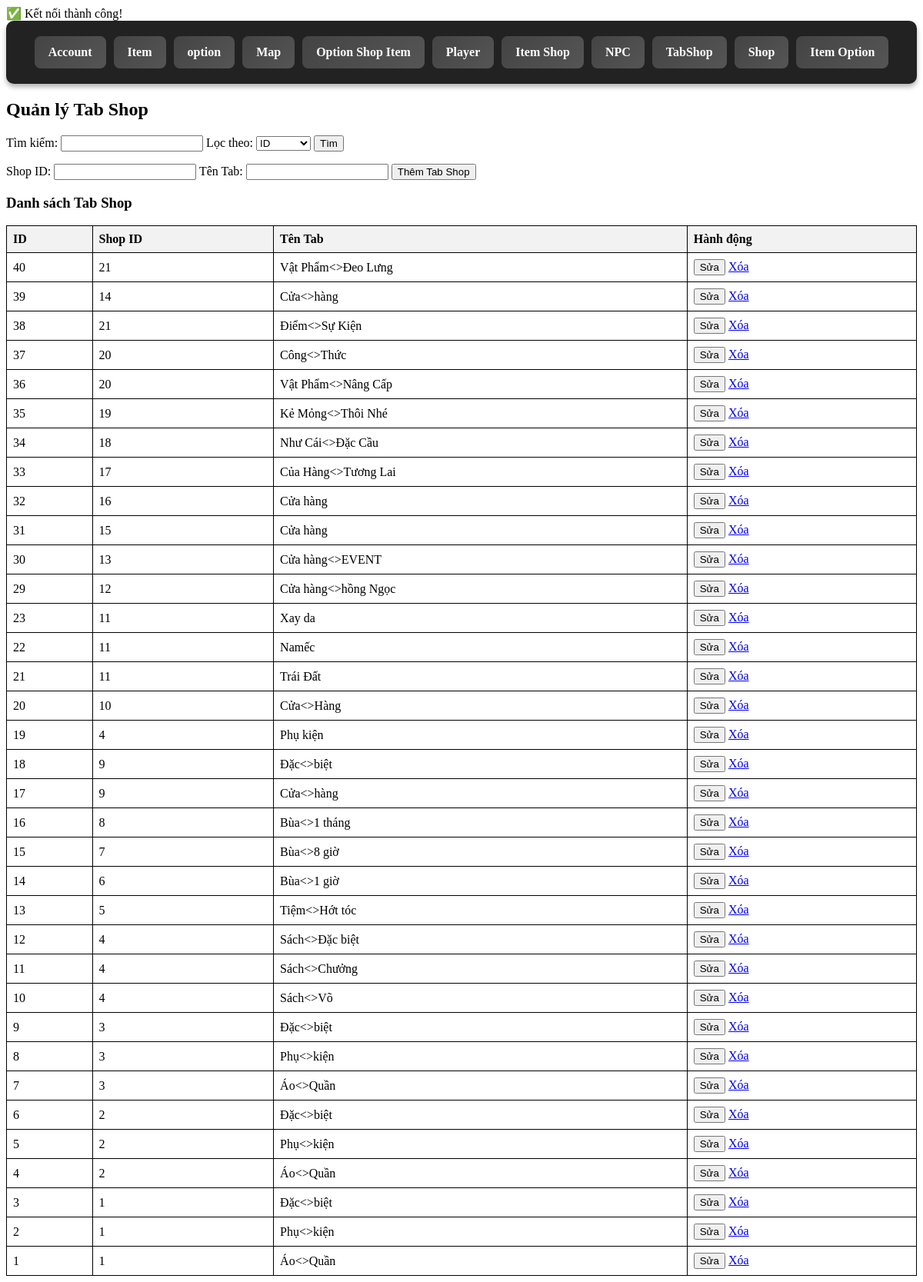
Screenshot of /vip/tabshop.php with the database file from the repository.
### tables this page shows
CREATE TABLE `tab_shop` (
  `id` int(11) NOT NULL,
  `shop_id` int(11) NOT NULL,
  `NAME` varchar(50) NOT NULL
);

### vip/tabshop.php (the view, shortened to what this page needs)
<?php
require_once "db_connect.php";
include_once "menu.php";
$search = isset($_GET['search']) ? trim($_GET['search']) : '';
$filter_by = isset($_GET['filter_by']) ? $_GET['filter_by'] : 'id';
if ($search) {
    $stmt = $conn->prepare("SELECT * FROM tab_shop WHERE $filter_by LIKE ? ORDER BY id DESC");
    $stmt->execute(["%$search%"]);
    $tab_shops = $stmt->fetchAll(PDO::FETCH_ASSOC);
} else {
    $tab_shops = $conn->query("SELECT * FROM tab_shop ORDER BY id DESC")->fetchAll(PDO::FETCH_ASSOC);
}
?>
<!DOCTYPE html>
<html lang="vi">
<head>
</head>
<body>
    <h2>Quản lý Tab Shop</h2>
    <form method="GET">
        <label>Tìm kiếm: <input type="text" name="search" value="<?= isset($_GET['search']) ? htmlspecialchars($_GET['search']) : '' ?>"></label>
        <label for="filter_by">Lọc theo:</label>
        <select name="filter_by" id="filter_by">
            <option value="id" <?= isset($_GET['filter_by']) && $_GET['filter_by'] == 'id' ? 'selected' : '' ?>>ID</option>
        </select>
        <button type="submit">Tìm</button>
    </form>
    <form method="POST">
        <label>Shop ID: <input type="number" name="shop_id" id="shop_id" required></label>
        <label>Tên Tab: <input type="text" name="name" id="name" required></label>
        <button type="submit" name="add">Thêm Tab Shop</button>
    </form>
    <h3>Danh sách Tab Shop</h3>
    <table>
        <tr>
            <th>ID</th>
            <th>Shop ID</th>
            <th>Tên Tab</th>
            <th>Hành động</th>
        </tr>
        <?php foreach ($tab_shops as $tab_shop): ?>
            <tr>
                <td><?= $tab_shop['id'] ?></td>
                <td><?= $tab_shop['shop_id'] ?></td>
                <td><?= $tab_shop['NAME'] ?></td>
                <td>
                    <button onclick="editTabShop(<?= $tab_shop['id'] ?>, <?= $tab_shop['shop_id'] ?>, '<?= htmlspecialchars($tab_shop['NAME']) ?>')">Sửa</button>
                    <a href="?delete=<?= $tab_shop['id'] ?>" onclick="return confirm('Xác nhận xóa?');">Xóa</a>
                </td>
            </tr>
        <?php endforeach; ?>
    </table>
</body>
</html>

### vip/tabshop.php (style rules this page uses)
table { width: 100%; border-collapse: collapse; }
th, td { border: 1px solid black; padding: 8px; text-align: left; }
th { background-color: #f2f2f2; }

### rows the page displays
tab_shop: id "40", shop "21", NAME "Vật Phẩm<>Đeo Lưng"
tab_shop: id "39", shop "14", NAME "Cửa<>hàng"
tab_shop: id "38", shop "21", NAME "Điểm<>Sự Kiện"
tab_shop: id "37", shop "20", NAME "Công<>Thức"
tab_shop: id "36", shop "20", NAME "Vật Phẩm<>Nâng Cấp"
tab_shop: id "35", shop "19", NAME "Kẻ Mỏng<>Thôi Nhé"
tab_shop: id "34", shop "18", NAME "Như Cái<>Đặc Cầu"
tab_shop: id "33", shop "17", NAME "Của Hàng<>Tương Lai"
tab_shop: id "32", shop "16", NAME "Cửa hàng"
tab_shop: id "31", shop "15", NAME "Cửa hàng"
tab_shop: id "30", shop "13", NAME "Cửa hàng<>EVENT"
tab_shop: id "29", shop "12", NAME "Cửa hàng<>hồng Ngọc"
tab_shop: id "23", shop "11", NAME "Xay da"
tab_shop: id "22", shop "11", NAME "Namếc"
tab_shop: id "21", shop "11", NAME "Trái Đất"
tab_shop: id "20", shop "10", NAME "Cửa<>Hàng"
tab_shop: id "19", shop "4", NAME "Phụ kiện"
tab_shop: id "18", shop "9", NAME "Đặc<>biệt"
tab_shop: id "17", shop "9", NAME "Cửa<>hàng"
tab_shop: id "16", shop "8", NAME "Bùa<>1 tháng"
tab_shop: id "15", shop "7", NAME "Bùa<>8 giờ"
tab_shop: id "14", shop "6", NAME "Bùa<>1 giờ"
tab_shop: id "13", shop "5", NAME "Tiệm<>Hớt tóc"
tab_shop: id "12", shop "4", NAME "Sách<>Đặc biệt"
tab_shop: id "11", shop "4", NAME "Sách<>Chưởng"
tab_shop: id "10", shop "4", NAME "Sách<>Võ"
tab_shop: id "9", shop "3", NAME "Đặc<>biệt"
tab_shop: id "8", shop "3", NAME "Phụ<>kiện"
tab_shop: id "7", shop "3", NAME "Áo<>Quần"
tab_shop: id "6", shop "2", NAME "Đặc<>biệt"
tab_shop: id "5", shop "2", NAME "Phụ<>kiện"
tab_shop: id "4", shop "2", NAME "Áo<>Quần"
tab_shop: id "3", shop "1", NAME "Đặc<>biệt"
tab_shop: id "2", shop "1", NAME "Phụ<>kiện"
tab_shop: id "1", shop "1", NAME "Áo<>Quần"
